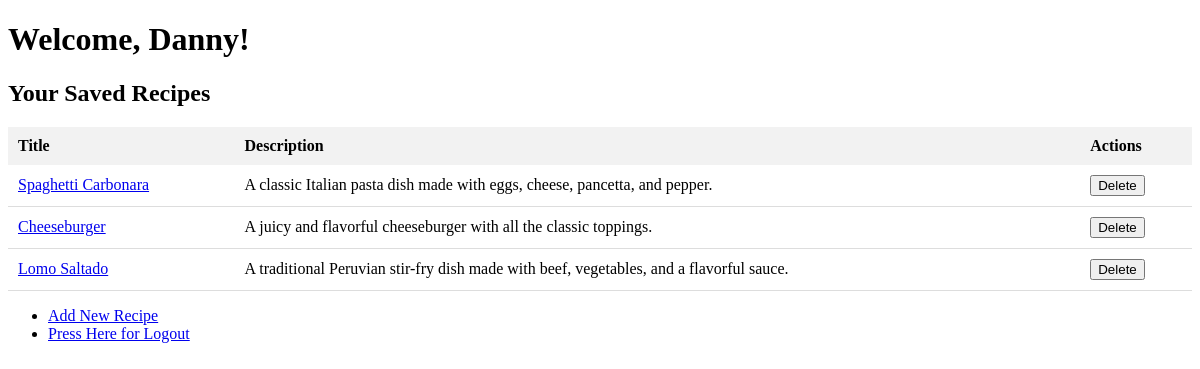
The page /recipes (signed in) on the database its author committed.
### app.py (models this page shows)
class User(db.Model, UserMixin):
    id = db.Column(db.Integer, primary_key=True)
    username = db.Column(db.String(80), nullable=False, unique=True)
    password = db.Column(db.String(200), nullable=False)
    recipes = db.relationship('Recipe', backref='author', lazy=True)

class Recipe(db.Model):
    id = db.Column(db.Integer, primary_key=True)
    title = db.Column(db.String(80), nullable=False)
    description = db.Column(db.Text, nullable=False)
    ingredients = db.Column(db.Text, nullable=False)
    instructions = db.Column(db.Text, nullable=False)
    created = db.Column(db.DateTime, default=datetime.utcnow)
    user_id = db.Column(db.Integer, db.ForeignKey('user.id'), nullable=False)

### app.py (the view)
@app.route('/recipes')
@login_required
def show_recipes():
    recipes = Recipe.query.filter_by(author=current_user).all()
    return render_template('recipes.html', name=current_user.username, recipes=recipes)

### app.py (called while the page is built)
@login_manager.user_loader
def load_user(user_id):
    return User.query.get(int(user_id))

### templates/recipes.html (shortened to what this page needs)
<!DOCTYPE html>
<html lang="en">
<head>
</head>
<body>
    <h1>Welcome, {{ name }}!</h1>
    <h2>Your Saved Recipes</h2>
    <table>
        <tr>
            <th>Title</th>
            <th>Description</th>
            <th>Actions</th>
        </tr>
        {% for recipe in recipes %}
        <tr>
            <td><a href="{{ url_for('recipe_details', id=recipe.id) }}">{{ recipe.title }}</a></td>
            <td>{{ recipe.description }}</td>
            <td>
                <form action="{{ url_for('delete_recipe', id=recipe.id) }}" method="POST" style="display:inline;">
                    <button type="submit">Delete</button>
                </form>
            </td>
        </tr>
        {% endfor %}
    </table>
    <nav>
        <ul>
            <li><a href="{{ url_for('new_recipe') }}">Add New Recipe</a></li>
            <li><a href="{{ url_for('logout') }}">Press Here for Logout</a></li>
        </ul>
    </nav>
</body>
</html>

### templates/recipes.html (style rules this page uses)
table { width: 100%; border-collapse: collapse; }
th, td { padding: 10px; text-align: left; }
th { background-color: #f2f2f2; }
td { border-bottom: 1px solid #ddd; }

### rows shown on the page
User: username "Danny"
Recipe: title "Spaghetti Carbonara", description "A classic Italian pasta dish made with eggs, cheese, pancetta, and pepper."
Recipe: title "Cheeseburger", description "A juicy and flavorful cheeseburger with all the classic toppings."
Recipe: title "Lomo Saltado", description "A traditional Peruvian stir-fry dish made with beef, vegetables, and a flavorful sauce."
